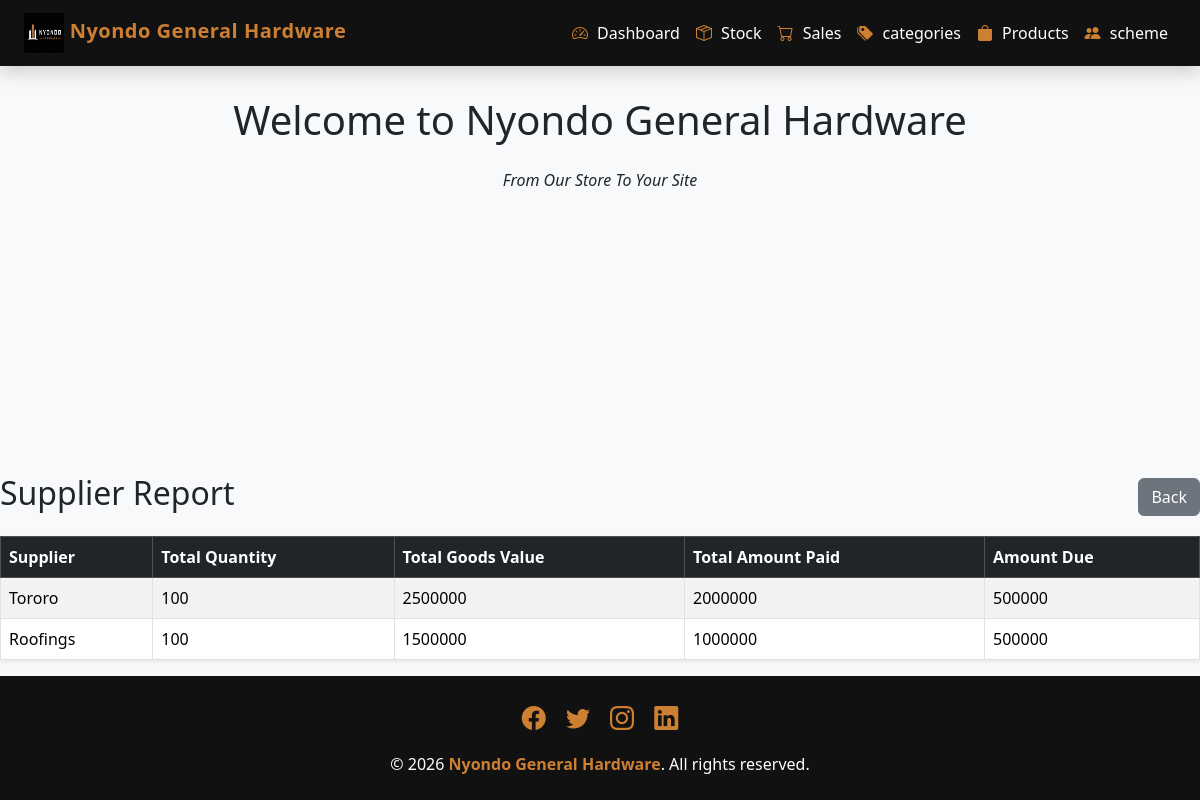
The page /supplier-report/ on the database its author committed.
### stockapp/models.py (models this page shows, shortened)
class Stock(models.Model):
    product = models.ForeignKey(Product, on_delete=models.CASCADE)
    supplier = models.CharField(max_length=100)
    quantity = models.IntegerField( default=0)
    unit_cost = models.IntegerField( default=0)
    amount_paid = models.IntegerField( default=0)
    selling_price = models.IntegerField(default=0)
    date = models.DateField(auto_now_add=True)
    is_paid = models.BooleanField(default=True)

### stockapp/views.py (the view)
# urls.py: path('supplier-report/', views.supplier_report, name='supplier_report'),
def supplier_report(request):
    suppliers = Stock.objects.values('supplier').annotate(
        total_quantity=Sum('quantity'),
        total_goods_value=Sum(ExpressionWrapper(F('quantity') * F('unit_cost'),output_field=DecimalField()
)
        ),
        total_paid=Sum('amount_paid')
    ).order_by('-total_paid')
    for supplier in suppliers:
        supplier['amount_due'] = ((supplier['total_goods_value'] or 0)- (supplier['total_paid'] or 0))
    return render(request, 'supplier_report.html', {'suppliers': suppliers})

### stockapp/templates/supplier_report.html
{% extends 'base.html' %}
{% block content %}
<div class="d-flex justify-content-between align-items-center mb-3">
    <h2>Supplier Report</h2>
    <a href="{% url 'stock_list' %}" class="btn btn-secondary">Back</a>
</div>
<table class="table table-bordered table-striped shadow-sm">
    <thead class="table-dark">
        <tr>
            <th>Supplier</th>
            <th>Total Quantity</th>
            <th>Total Goods Value</th>
            <th>Total Amount Paid</th>
            <th>Amount Due</th>
        </tr>
    </thead>
    <tbody>
        {% for supplier in suppliers %}
        <tr>
            <td>{{ supplier.supplier }}</td>
            <td>{{ supplier.total_quantity }}</td>
            <td>{{ supplier.total_goods_value }}</td>
            <td>{{ supplier.total_paid }}</td>
            <td>{{ supplier.amount_due }}</td>
        </tr>
        {% empty %}
        <tr>
            <td colspan="5" class="text-center">
                No supplier data found.
            </td>
        </tr>
        {% endfor %}
    </tbody>
</table>
{% endblock %}

### salesapp/templates/base.html (style rules this page uses)
:root { --black: #111111; --bronze: #cd7f32; --white: #ffffff; --light-bg: #f8f9fa; }
body { background-color: var(--light-bg); min-height: 100vh; display: flex; flex-direction: column; }

### rows shown on the page
Stock: supplier "Tororo", total_quantity "100", total_goods_value "2500000", total_paid "2000000", amount_due "500000"
Stock: supplier "Roofings", total_quantity "100", total_goods_value "1500000", total_paid "1000000", amount_due "500000"
